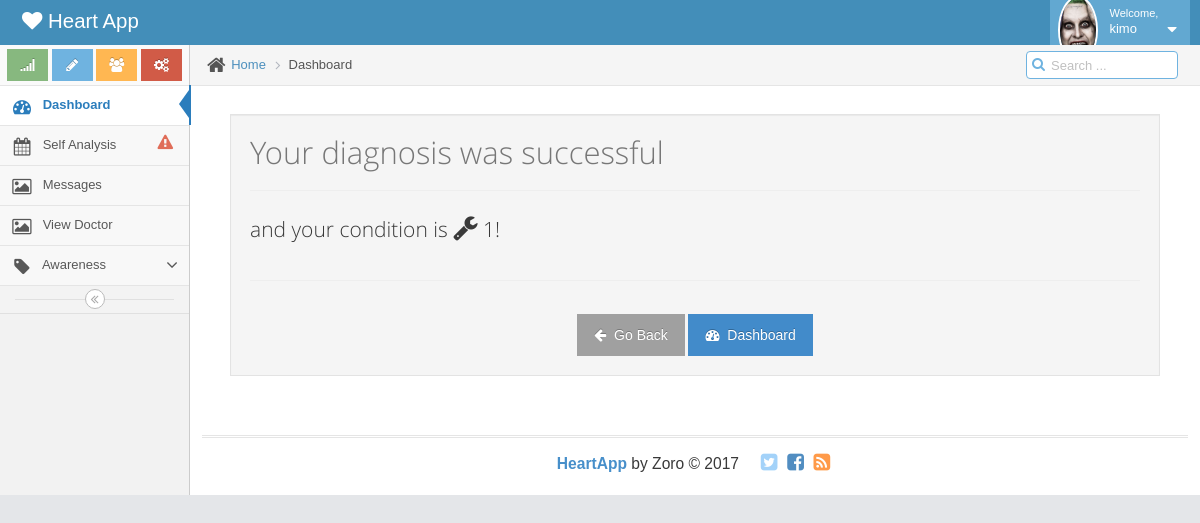
The app's page /result/1 (signed in) with its own data.
### heart/models.py (models this page shows, shortened)
class User(db.Model, UserMixin):
    id = db.Column(db.Integer, primary_key=True)
    username = db.Column(db.String(80), unique=True)
    name = db.Column(db.String(100))
    surname = db.Column(db.String(100))
    gender = db.Column(db.String(50))
    location = db.Column(db.String(200))
    email = db.Column(db.String(120), unique=True)
    password_hash = db.Column(db.String(80))
    weight = db.Column(db.Float)
    height = db.Column(db.Float)
    bio = db.Column(db.Text)
    pic = db.Column(db.String(200))
    role = db.Column(db.String(20))
    flagged = db.Column(db.Boolean)
    feedback = db.relationship('PatientFeedBack', backref='user', lazy='dynamic')
    message = db.relationship('Query', backref='user', lazy='dynamic')
    mydoctor = db.Column(db.Integer, db.ForeignKey('doctor.id'))
    @property
    def password(self):
        raise AttributeError('password: write-only field')

### heart/views.py (the view)
@app.route('/result/<res>')
def result(res):
    return render_template('result.html', res=res)

### heart/views.py (called while the page is built)
@login_manager.user_loader
def load_user(userid):
	return User.query.get(int(userid))

### heart/templates/result.html (shortened to what this page needs)
{% extends 'base.html' %}
{% block content %}
<div class="row">
		<div class="col-xs-12">
			<div class="error-container">
				<div class="well">
					<h1 class="grey lighter smaller">
						Your diagnosis was successful
					</h1>
					<hr />
					<h3 class="lighter smaller">
						and your condition is
						<i class="ace-icon fa fa-wrench icon-animated-wrench bigger-125"></i>
						{{ res }}!
					</h3>
					<div class="space"></div>
					<hr />
					<div class="space"></div>
					<div class="center">
						<a href="javascript:history.back()" class="btn btn-grey">
							<i class="ace-icon fa fa-arrow-left"></i>
							Go Back
						</a>
						<a href="{{ url_for('home') }}" class="btn btn-primary">
							<i class="ace-icon fa fa-tachometer"></i>
							Dashboard
						</a>
					</div>
				</div>
			</div>
		</div>
	</div>
{% endblock %}

### heart/templates/base.html (shortened to what this page needs)
<!DOCTYPE html>
<html lang="en">
	<head>
		<link rel="stylesheet" href="{{ url_for('static', filename='assets/css/bootstrap.min.css') }}" />
		<link rel="stylesheet" href="{{ url_for('static', filename='assets/font-awesome/4.5.0/css/font-awesome.min.css')  }}" />
		<link rel="stylesheet" href="{{ url_for('static', filename='assets/css/ace.min.css') }}" class="ace-main-stylesheet" id="main-ace-style" />
		<link rel="stylesheet" href="{{ url_for('static', filename='assets/css/ace-skins.min.css') }}" />
		<link rel="stylesheet" href="{{ url_for('static', filename='assets/css/ace-rtl.min.css') }}" />
	</head>
	<body class="no-skin" >
		<div id="navbar" class="navbar navbar-default          ace-save-state">
			<div class="navbar-container ace-save-state" id="navbar-container">
				<div class="navbar-header pull-left">
					<a href="" class="navbar-brand">
						<small>
							<i class="fa fa-heart"></i>
							Heart App
						</small>
					</a>
				</div>
				<div class="navbar-buttons navbar-header pull-right" role="navigation">
					<ul class="nav ace-nav">
						<li class="light-blue dropdown-modal">
							<a data-toggle="dropdown" href="#" class="dropdown-toggle">
								{% if current_user.pic %}
								<img class="nav-user-photo" src="{{ url_for('static', filename='images/' + current_user.pic) }}" alt="" />
								{% else %}
								<img class="nav-user-photo" src="{{ url_for('static', filename='assets/images/avatars/avatar.png') }}" alt="" />
								{% endif %}
								<span class="user-info">
									<small>Welcome,</small>
									{{ current_user.username }}
								</span>
								<i class="ace-icon fa fa-caret-down"></i>
							</a>
						</li>
					</ul>
				</div>
			</div>
		</div>
		<div class="main-container ace-save-state" id="main-container">
			<div id="sidebar" class="sidebar                  responsive                    ace-save-state">
				<div class="sidebar-shortcuts" id="sidebar-shortcuts">
					<div class="sidebar-shortcuts-large" id="sidebar-shortcuts-large">
						<button class="btn btn-success">
							<i class="ace-icon fa fa-signal"></i>
						</button>
						<button class="btn btn-info">
							<i class="ace-icon fa fa-pencil"></i>
						</button>
						<button class="btn btn-warning">
							<i class="ace-icon fa fa-users"></i>
						</button>
						<button class="btn btn-danger">
							<i class="ace-icon fa fa-cogs"></i>
						</button>
					</div>
				</div>
				<ul class="nav nav-list">
					<li class="active">
						<a href="{{ url_for('home') }}">
							<i class="menu-icon fa fa-tachometer"></i>
							<span class="menu-text"> Dashboard </span>
						</a>
					</li>
					<li class="">
						<a href="{{ url_for('analyze') }}">
							<i class="menu-icon fa fa-calendar"></i>
							<span class="menu-text">
								Self Analysis
								<span class="badge badge-transparent tooltip-error" title="2 Important Events">
									<i class="ace-icon fa fa-exclamation-triangle red bigger-130"></i>
								</span>
							</span>
						</a>
					</li>
					<li class="">
						<a href="{{ url_for('allMessages') }}">
							<i class="menu-icon fa fa-picture-o"></i>
							<span class="menu-text"> Messages </span>
						</a>
					</li>
					<li class="">
						{% if current_user.mydoctor %}
						<a href="{{ url_for('my_doctor', id=current_user.mydoctor) }}">
							<i class="menu-icon fa fa-picture-o"></i>
							<span class="menu-text"> View Doctor </span>
						</a>
						{% else %}
						<a href="#">
							<i class="menu-icon fa fa-picture-o"></i>
							<span class="menu-text"> No Doctor Yet </span>
						</a>
						{% endif %}
					</li>
					<li class="">
						<a href="#" class="dropdown-toggle">
							<i class="menu-icon fa fa-tag"></i>
							<span class="menu-text"> Awareness  </span>
							<b class="arrow fa fa-angle-down"></b>
						</a>
					</li>
				</ul>
				<div class="sidebar-toggle sidebar-collapse" id="sidebar-collapse">
					<i id="sidebar-toggle-icon" class="ace-icon fa fa-angle-double-left ace-save-state" data-icon1="ace-icon fa fa-angle-double-left" data-icon2="ace-icon fa fa-angle-double-right"></i>
				</div>
			</div>
			<div class="main-content">
				<div class="main-content-inner">
					<div class="breadcrumbs ace-save-state" id="breadcrumbs">
						<ul class="breadcrumb">
							<li>
								<i class="ace-icon fa fa-home home-icon"></i>
								<a href="#">Home</a>
							</li>
							<li class="active">Dashboard</li>
						</ul>
						<div class="nav-search" id="nav-search">
							<form class="form-search">
								<span class="input-icon">
									<input type="text" placeholder="Search ..." class="nav-search-input" id="nav-search-input" autocomplete="off" />
									<i class="ace-icon fa fa-search nav-search-icon"></i>
								</span>
							</form>
						</div>
					</div>
					<div class="page-content">
						{% block content %}{% endblock %}
					</div>
				</div>
			</div>
			<div class="footer">
				<div class="footer-inner">
					<div class="footer-content">
						<span class="bigger-120">
							<span class="blue bolder">HeartApp</span>
							by Zoro &copy; 2017
						</span>
						<span class="action-buttons">
							<a href="#">
								<i class="ace-icon fa fa-twitter-square light-blue bigger-150"></i>
							</a>
							<a href="#">
								<i class="ace-icon fa fa-facebook-square text-primary bigger-150"></i>
							</a>
							<a href="#">
								<i class="ace-icon fa fa-rss-square orange bigger-150"></i>
							</a>
						</span>
					</div>
				</div>
			</div>
		</div>
	</body>
</html>

### heart/templates/base.html (style rules this page uses)
body { font-family: 'Muli', 'Helvetica', 'Arial', 'sans-serif'; }

### records on screen
User: pic (picture), username "kimo"

### other values on screen
{{ res }} "1"
